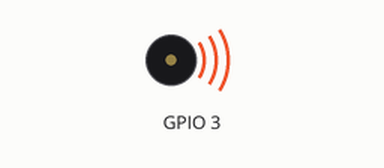
Simulated run of this program. Board: ESP32-C3. On the bench: buzzer (waves = sounding).

Above: at 0.1 s.
At 4.5 s:
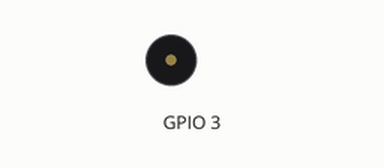
Timing chart, 0 to 6.0 s (numbered marks = the images above):
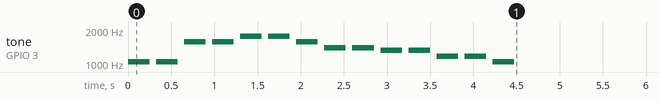

The program:

main.cpp
```cpp
#include <Arduino.h>

#define NOTE_B0 31
#define NOTE_C1  33
#define NOTE_CS1 35
#define NOTE_D1  37
#define NOTE_DS1 39
#define NOTE_E1  41
#define NOTE_F1  44
#define NOTE_FS1 46
#define NOTE_G1  49
#define NOTE_GS1 52
#define NOTE_A1  55
#define NOTE_AS1 58
#define NOTE_B1  62
#define NOTE_C2  65
#define NOTE_CS2 69
#define NOTE_D2  73
#define NOTE_DS2 78
#define NOTE_E2  82
#define NOTE_F2  87
#define NOTE_FS2 93
#define NOTE_G2  98
#define NOTE_GS2 104
#define NOTE_A2 110
#define NOTE_AS2 117
#define NOTE_B2 123
#define NOTE_C3 131
#define NOTE_CS3 139
#define NOTE_D3 147
#define NOTE_DS3 156
#define NOTE_E3 165
#define NOTE_F3 175
#define NOTE_FS3 185
#define NOTE_G3 196
#define NOTE_GS3 208
#define NOTE_A3 220
#define NOTE_AS3 233
#define NOTE_B3 247
#define NOTE_C4 262
#define NOTE_CS4 278
#define NOTE_D4 294
#define NOTE_DS4 311
#define NOTE_E4 330
#define NOTE_F4 349
#define NOTE_FS4 370
#define NOTE_G4 392
#define NOTE_GS4 415
#define NOTE_A4 440
#define NOTE_AS4 466
#define NOTE_B4 494

int melody[] = {
  NOTE_C4, NOTE_C4, NOTE_G4, NOTE_G4, NOTE_A4, NOTE_A4, NOTE_G4,
  NOTE_F4, NOTE_F4, NOTE_E4, NOTE_E4, NOTE_D4, NOTE_D4, NOTE_C4
};

int noteDurations[] = {
  4, 4, 4, 4, 4, 4, 4,
  4, 4, 4, 4, 4, 4, 4
};

void setup() {
  // 设置蜂鸣器引脚为输出
  pinMode(3, OUTPUT);

  // 播放旋律
  for (int thisNote = 0; thisNote < 14; thisNote++) {
    int duration = 1000 / noteDurations[thisNote];
    tone(3, melody[thisNote] * 4, duration);

    // 根据音符的时长，等待相应的时间
    int pauseBetweenNotes = duration * 1.30;
    delay(pauseBetweenNotes);

    // 停止音调
    noTone(3);
  }
}

void loop() {
  // 在这里不需要做任何事情
}
```
